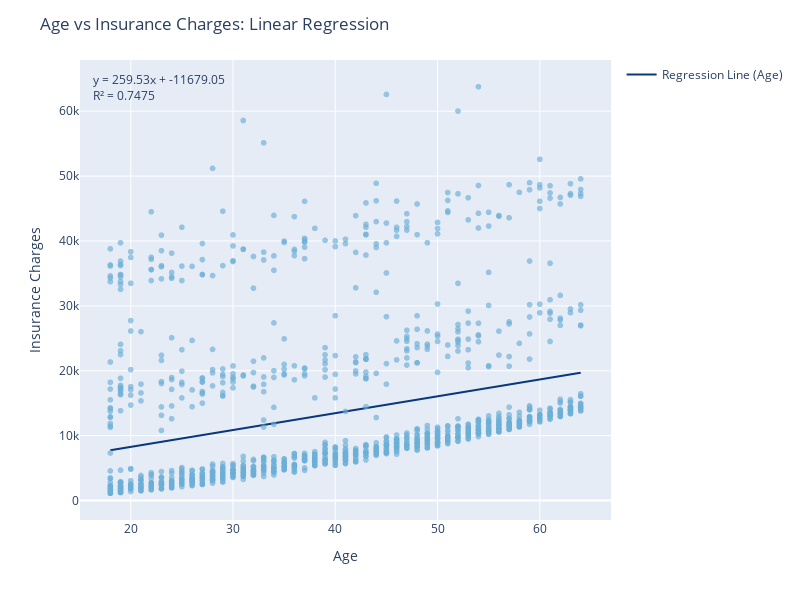
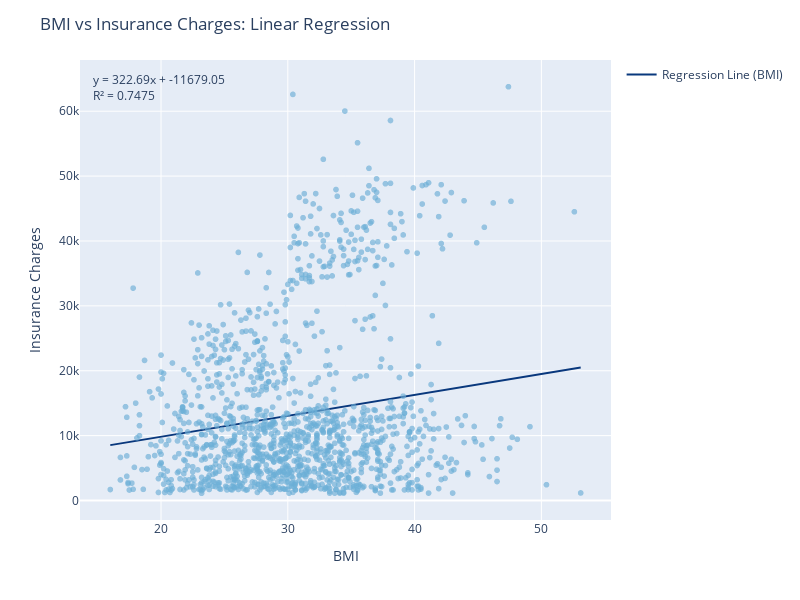

Notebook code for these charts, in order:
### Code cell
# Plot the regression models for the numerical variables

# Extracting coefficients and intercept from the model
coeff_age = model1.params['age']
coeff_bmi = model1.params['bmi']
coeff_smoker = model1.params['smoker']
intercept = model1.params['const']

# 1. Regression line for Age
x_age_range = np.linspace(X1['age'].min(), X1['age'].max(), 100)
y_age_range = intercept + coeff_age * x_age_range + coeff_bmi * X1['bmi'].mean() + coeff_smoker * X1['smoker'].mean()

# 2. Regression line for BMI
x_bmi_range = np.linspace(X1['bmi'].min(), X1['bmi'].max(), 100)
y_bmi_range = intercept + coeff_age * X1['age'].mean() + coeff_bmi * x_bmi_range + coeff_smoker * X1['smoker'].mean()

# Plot for Age vs Expenses
fig_age = px.scatter(df2, x='age', y='expenses', opacity=0.65)
fig_age.update_traces(marker=dict(color='rgb(107,174,214)'))

# Adding the regression line for Age
fig_age.add_traces(go.Scatter(x=x_age_range,
                              y=y_age_range,
                              name='Regression Line (Age)',
                              line=dict(color='rgb(9,56,125)')))

# Update layout for Age
fig_age.update_layout(
    title='Age vs Insurance Charges: Linear Regression',
    xaxis_title='Age',
    yaxis_title='Insurance Charges',
    height=600,
    width=800,
    showlegend=True
)

equation_age = f'y = {coeff_age:.2f}x + {intercept:.2f}'
r_squared_text = f'R² = {model1.rsquared:.4f}'
fig_age.add_annotation(
    xref='paper', yref='paper',
    x=0.02, y=0.98,
    text=equation_age + '<br>' + r_squared_text,
    showarrow=False,
    font=dict(size=12),
    align='left'
)

# Show the plot for Age
fig_age.show()


# Plot for BMI vs Expenses
fig_bmi = px.scatter(df2, x='bmi', y='expenses', opacity=0.65)
fig_bmi.update_traces(marker=dict(color='rgb(107,174,214)'))

# Adding the regression line for BMI
fig_bmi.add_traces(go.Scatter(x=x_bmi_range,
                              y=y_bmi_range,
                              name='Regression Line (BMI)',
                              line=dict(color='rgb(9,56,125)')))

# Update layout for BMI
fig_bmi.update_layout(
    title='BMI vs Insurance Charges: Linear Regression',
    xaxis_title='BMI',
    yaxis_title='Insurance Charges',
    height=600,
    width=800,
    showlegend=True
)

equation_bmi = f'y = {coeff_bmi:.2f}x + {intercept:.2f}'
r_squared_text = f'R² = {model1.rsquared:.4f}'
fig_bmi.add_annotation(
    xref='paper', yref='paper',
    x=0.02, y=0.98,
    text=equation_bmi + '<br>' + r_squared_text,
    showarrow=False,
    font=dict(size=12),
    align='left'
)

# Show the plot for BMI
fig_bmi.show()

### Figure 1 — Plotly figure (JSON) as saved in the notebook; plotly's stock layout.template omitted (floating-point values rounded to 4 significant figures; data arrays with more than 128 entries replaced by an {"elided": "..."} marker saying what was removed)
{"data": [{"hovertemplate": "age=%{x}<br>expenses=%{y}<extra></extra>", "legendgroup": "", "marker": {"color": "rgb(107,174,214)", "opacity": 0.65, "symbol": "circle"}, "mode": "markers", "name": "", "showlegend": false, "type": "scattergl", "x": {"elided": "1338 int values"}, "xaxis": "x", "y": {"elided": "1338 float values"}, "yaxis": "y"}, {"line": {"color": "rgb(9,56,125)"}, "name": "Regression Line (Age)", "type": "scatter", "x": [18, 18.46, 18.93, 19.39, 19.86, 20.32, 20.79, 21.25, 21.72, 22.18, 22.65, 23.11, 23.58, 24.04, 24.51, 24.97, 25.43, 25.9, 26.36, 26.83, 27.29, 27.76, 28.22, 28.69, 29.15, 29.62, 30.08, 30.55, 31.01, 31.47, 31.94, 32.4, 32.87, 33.33, 33.8, 34.26, 34.73, 35.19, 35.66, 36.12, 36.59, 37.05, 37.52, 37.98, 38.44, 38.91, 39.37, 39.84, 40.3, 40.77, 41.23, 41.7, 42.16, 42.63, 43.09, 43.56, 44.02, 44.48, 44.95, 45.41, 45.88, 46.34, 46.81, 47.27, 47.74, 48.2, 48.67, 49.13, 49.6, 50.06, 50.53, 50.99, 51.45, 51.92, 52.38, 52.85, 53.31, 53.78, 54.24, 54.71, 55.17, 55.64, 56.1, 56.57, 57.03, 57.49, 57.96, 58.42, 58.89, 59.35, 59.82, 60.28, 60.75, 61.21, 61.68, 62.14, 62.61, 63.07, 63.54, 64], "y": [7767.0, 7887.0, 8008.0, 8128.0, 8249.0, 8369.0, 8490.0, 8611.0, 8731.0, 8852.0, 8972.0, 9093.0, 9214.0, 9334.0, 9455.0, 9575.0, 9696.0, 9817.0, 9937.0, 10060.0, 10180.0, 10300.0, 10420.0, 10540.0, 10660.0, 10780.0, 10900.0, 11020.0, 11140.0, 11260.0, 11380.0, 11500.0, 11630.0, 11750.0, 11870.0, 11990.0, 12110.0, 12230.0, 12350.0, 12470.0, 12590.0, 12710.0, 12830.0, 12950.0, 13070.0, 13190.0, 13310.0, 13430.0, 13550.0, 13680.0, 13800.0, 13920.0, 14040.0, 14160.0, 14280.0, 14400.0, 14520.0, 14640.0, 14760.0, 14880.0, 15000.0, 15120.0, 15240.0, 15360.0, 15480.0, 15600.0, 15730.0, 15850.0, 15970.0, 16090.0, 16210.0, 16330.0, 16450.0, 16570.0, 16690.0, 16810.0, 16930.0, 17050.0, 17170.0, 17290.0, 17410.0, 17530.0, 17650.0, 17780.0, 17900.0, 18020.0, 18140.0, 18260.0, 18380.0, 18500.0, 18620.0, 18740.0, 18860.0, 18980.0, 19100.0, 19220.0, 19340.0, 19460.0, 19580.0, 19710.0]}], "layout": {"annotations": [{"align": "left", "font": {"size": 12}, "showarrow": false, "text": "y = 259.53x + -11679.05<br>R² = 0.7475", "x": 0.02, "xref": "paper", "y": 0.98, "yref": "paper"}], "height": 600, "legend": {"tracegroupgap": 0}, "margin": {"t": 60}, "showlegend": true, "title": {"text": "Age vs Insurance Charges: Linear Regression"}, "width": 800, "xaxis": {"anchor": "y", "domain": [0, 1], "title": {"text": "Age"}}, "yaxis": {"anchor": "x", "domain": [0, 1], "title": {"text": "Insurance Charges"}}}}

### Figure 2 — Plotly figure (JSON) as saved in the notebook; plotly's stock layout.template omitted (floating-point values rounded to 4 significant figures; data arrays with more than 128 entries replaced by an {"elided": "..."} marker saying what was removed)
{"data": [{"hovertemplate": "bmi=%{x}<br>expenses=%{y}<extra></extra>", "legendgroup": "", "marker": {"color": "rgb(107,174,214)", "opacity": 0.65, "symbol": "circle"}, "mode": "markers", "name": "", "showlegend": false, "type": "scattergl", "x": {"elided": "1338 float values"}, "xaxis": "x", "y": {"elided": "1338 float values"}, "yaxis": "y"}, {"line": {"color": "rgb(9,56,125)"}, "name": "Regression Line (BMI)", "type": "scatter", "x": [16, 16.37, 16.75, 17.12, 17.5, 17.87, 18.25, 18.62, 19.0, 19.37, 19.75, 20.12, 20.5, 20.87, 21.25, 21.62, 22.0, 22.37, 22.75, 23.12, 23.49, 23.87, 24.24, 24.62, 24.99, 25.37, 25.74, 26.12, 26.49, 26.87, 27.24, 27.62, 27.99, 28.37, 28.74, 29.12, 29.49, 29.87, 30.24, 30.62, 30.99, 31.36, 31.74, 32.11, 32.49, 32.86, 33.24, 33.61, 33.99, 34.36, 34.74, 35.11, 35.49, 35.86, 36.24, 36.61, 36.99, 37.36, 37.74, 38.11, 38.48, 38.86, 39.23, 39.61, 39.98, 40.36, 40.73, 41.11, 41.48, 41.86, 42.23, 42.61, 42.98, 43.36, 43.73, 44.11, 44.48, 44.86, 45.23, 45.61, 45.98, 46.35, 46.73, 47.1, 47.48, 47.85, 48.23, 48.6, 48.98, 49.35, 49.73, 50.1, 50.48, 50.85, 51.23, 51.6, 51.98, 52.35, 52.73, 53.1], "y": [8538.0, 8659.0, 8780.0, 8901.0, 9022.0, 9143.0, 9264.0, 9384.0, 9505.0, 9626.0, 9747.0, 9868.0, 9989.0, 10110.0, 10230.0, 10350.0, 10470.0, 10590.0, 10710.0, 10840.0, 10960.0, 11080.0, 11200.0, 11320.0, 11440.0, 11560.0, 11680.0, 11800.0, 11920.0, 12040.0, 12170.0, 12290.0, 12410.0, 12530.0, 12650.0, 12770.0, 12890.0, 13010.0, 13130.0, 13250.0, 13380.0, 13500.0, 13620.0, 13740.0, 13860.0, 13980.0, 14100.0, 14220.0, 14340.0, 14460.0, 14580.0, 14710.0, 14830.0, 14950.0, 15070.0, 15190.0, 15310.0, 15430.0, 15550.0, 15670.0, 15790.0, 15910.0, 16040.0, 16160.0, 16280.0, 16400.0, 16520.0, 16640.0, 16760.0, 16880.0, 17000.0, 17120.0, 17240.0, 17370.0, 17490.0, 17610.0, 17730.0, 17850.0, 17970.0, 18090.0, 18210.0, 18330.0, 18450.0, 18580.0, 18700.0, 18820.0, 18940.0, 19060.0, 19180.0, 19300.0, 19420.0, 19540.0, 19660.0, 19780.0, 19910.0, 20030.0, 20150.0, 20270.0, 20390.0, 20510.0]}], "layout": {"annotations": [{"align": "left", "font": {"size": 12}, "showarrow": false, "text": "y = 322.69x + -11679.05<br>R² = 0.7475", "x": 0.02, "xref": "paper", "y": 0.98, "yref": "paper"}], "height": 600, "legend": {"tracegroupgap": 0}, "margin": {"t": 60}, "showlegend": true, "title": {"text": "BMI vs Insurance Charges: Linear Regression"}, "width": 800, "xaxis": {"anchor": "y", "domain": [0, 1], "title": {"text": "BMI"}}, "yaxis": {"anchor": "x", "domain": [0, 1], "title": {"text": "Insurance Charges"}}}}
